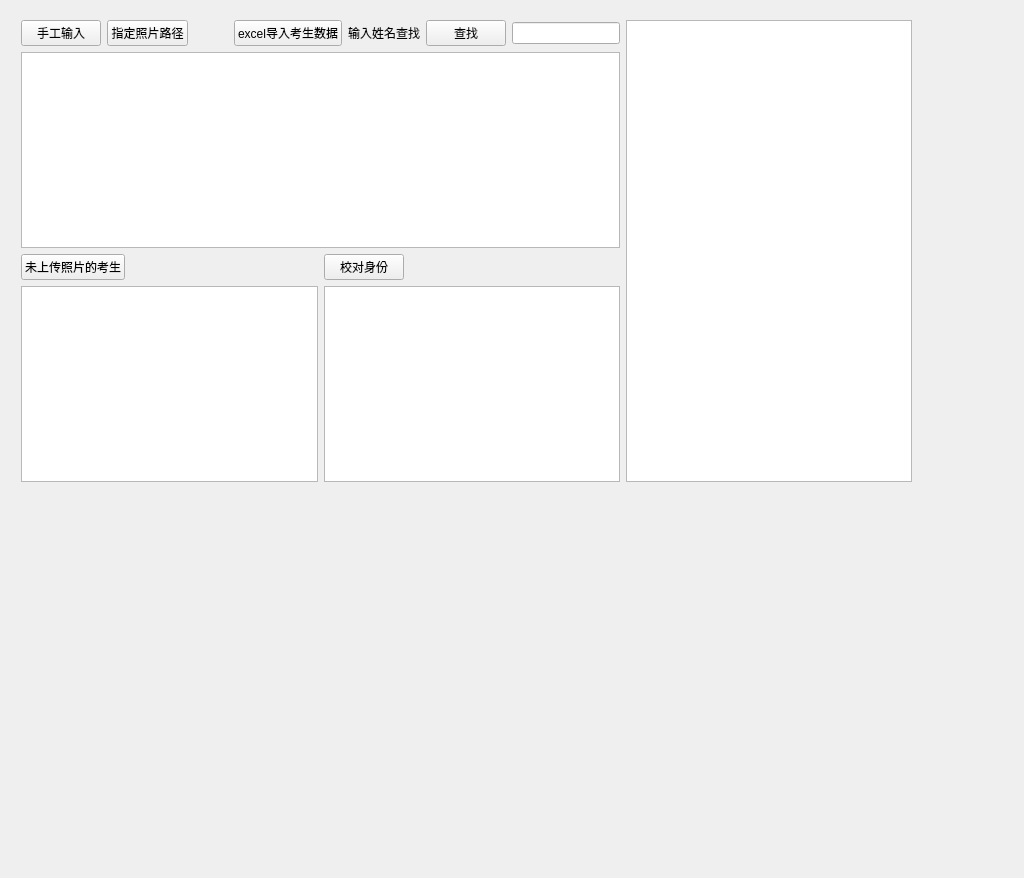
<?xml version="1.0" encoding="UTF-8"?>
<ui version="4.0">
 <class>Form</class>
 <widget class="QWidget" name="Form">
  <property name="geometry">
   <rect>
    <x>0</x>
    <y>0</y>
    <width>1024</width>
    <height>878</height>
   </rect>
  </property>
  <property name="windowTitle">
   <string>Form</string>
  </property>
  <widget class="QWidget" name="">
   <property name="geometry">
    <rect>
     <x>21</x>
     <y>20</y>
     <width>891</width>
     <height>462</height>
    </rect>
   </property>
   <layout class="QGridLayout" name="gridLayout">
    <item row="0" column="1">
     <widget class="QGraphicsView" name="graphicsView"/>
    </item>
    <item row="0" column="0">
     <layout class="QVBoxLayout" name="verticalLayout_4">
      <item>
       <layout class="QVBoxLayout" name="verticalLayout">
        <item>
         <layout class="QHBoxLayout" name="horizontalLayout">
          <item>
           <widget class="QPushButton" name="manulButton">
            <property name="text">
             <string>手工输入</string>
            </property>
           </widget>
          </item>
          <item>
           <widget class="QPushButton" name="imgPathButton">
            <property name="text">
             <string>指定照片路径</string>
            </property>
           </widget>
          </item>
          <item>
           <spacer name="horizontalSpacer_3">
            <property name="orientation">
             <enum>Qt::Horizontal</enum>
            </property>
            <property name="sizeHint" stdset="0">
             <size>
              <width>40</width>
              <height>20</height>
             </size>
            </property>
           </spacer>
          </item>
          <item>
           <widget class="QPushButton" name="inputButton">
            <property name="text">
             <string>excel导入考生数据</string>
            </property>
           </widget>
          </item>
          <item>
           <widget class="QLabel" name="label">
            <property name="text">
             <string>输入姓名查找</string>
            </property>
            <property name="buddy">
             <cstring>ksidEdit</cstring>
            </property>
           </widget>
          </item>
          <item>
           <widget class="QPushButton" name="findButton">
            <property name="text">
             <string>查找</string>
            </property>
           </widget>
          </item>
          <item>
           <widget class="QLineEdit" name="ksidEdit"/>
          </item>
         </layout>
        </item>
        <item>
         <widget class="QTableView" name="ksinfoView"/>
        </item>
       </layout>
      </item>
      <item>
       <layout class="QHBoxLayout" name="horizontalLayout_4">
        <item>
         <layout class="QVBoxLayout" name="verticalLayout_2">
          <item>
           <layout class="QHBoxLayout" name="horizontalLayout_3">
            <item>
             <widget class="QPushButton" name="pushButton_5">
              <property name="text">
               <string>未上传照片的考生</string>
              </property>
             </widget>
            </item>
            <item>
             <spacer name="horizontalSpacer_2">
              <property name="orientation">
               <enum>Qt::Horizontal</enum>
              </property>
              <property name="sizeHint" stdset="0">
               <size>
                <width>40</width>
                <height>20</height>
               </size>
              </property>
             </spacer>
            </item>
           </layout>
          </item>
          <item>
           <widget class="QTableView" name="whitouImgView"/>
          </item>
         </layout>
        </item>
        <item>
         <layout class="QVBoxLayout" name="verticalLayout_3">
          <item>
           <layout class="QHBoxLayout" name="horizontalLayout_2">
            <item>
             <widget class="QPushButton" name="pushButton_4">
              <property name="text">
               <string>校对身份</string>
              </property>
             </widget>
            </item>
            <item>
             <spacer name="horizontalSpacer">
              <property name="orientation">
               <enum>Qt::Horizontal</enum>
              </property>
              <property name="sizeHint" stdset="0">
               <size>
                <width>40</width>
                <height>20</height>
               </size>
              </property>
             </spacer>
            </item>
           </layout>
          </item>
          <item>
           <widget class="QTableView" name="erroridView"/>
          </item>
         </layout>
        </item>
       </layout>
      </item>
     </layout>
    </item>
   </layout>
  </widget>
 </widget>
 <resources/>
 <connections/>
</ui>
